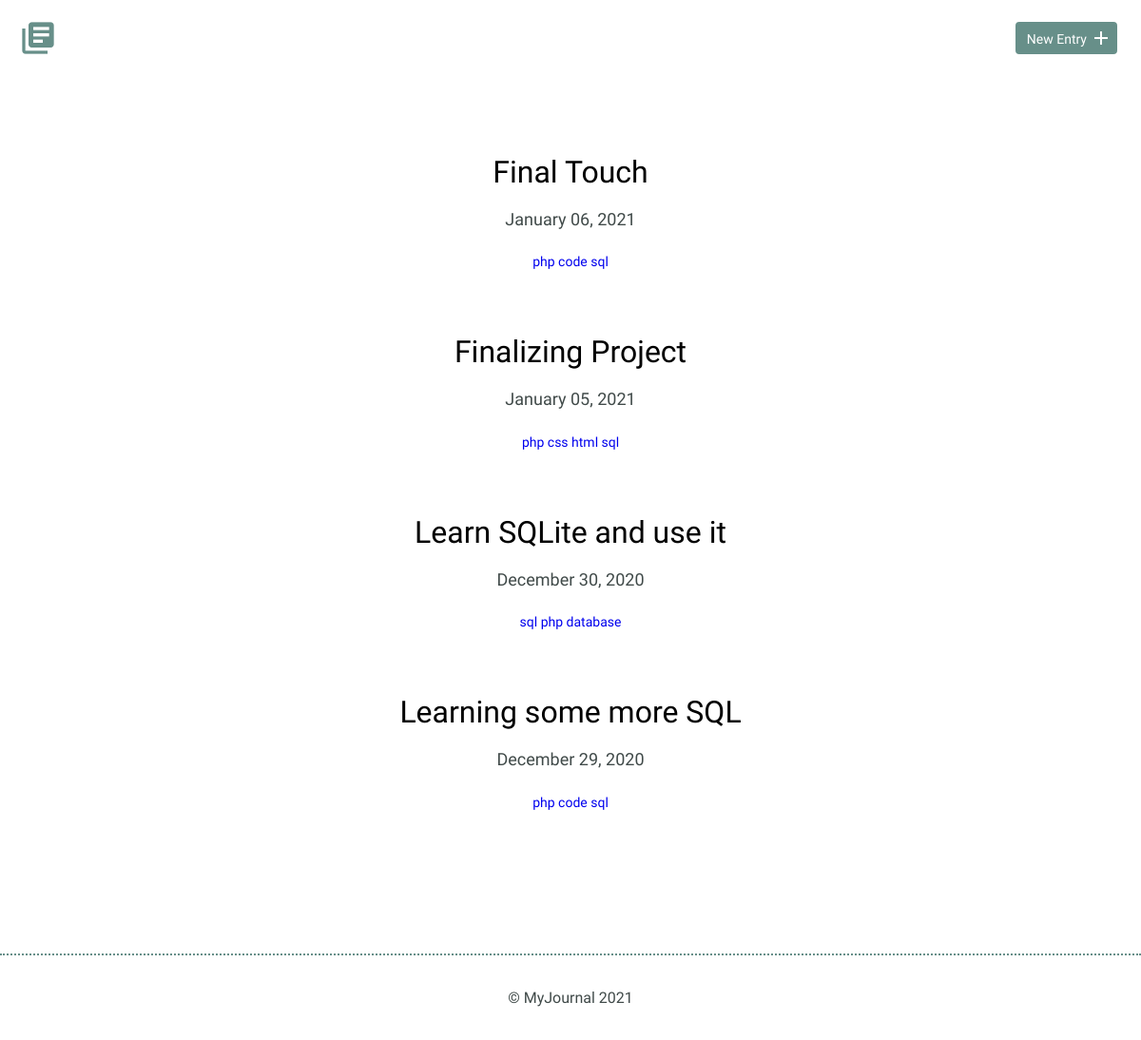
The page /index.php?tag=sql on the database its author committed.
### tables this page shows
CREATE TABLE "entries" (
	`id`	INTEGER,
	`title`	TEXT,
	`date`	TEXT,
	`time_spent`	INTEGER,
	`learned`	BLOB,
	`resources`	BLOB, tags TEXT,
	PRIMARY KEY(`id`)
);

### inc/functions.php (called while the page is built, shortened)
<?php
function get_journal_list_via_tag($tag) {
	include 'connection.php';
		$sql_tag = "%" . $tag . "%";
    $sql = "SELECT id, title, date, tags FROM entries WHERE tags LIKE ? ORDER BY date(date) DESC";
    try {
        $results = $db->prepare($sql);
        $results->bindValue(1, $sql_tag, PDO::PARAM_STR);
        $results->execute();
    } catch (Exception $e) {
        echo "Error!: " . $e->getMessage() . "<br />";
        return false;
    }
    return $results->fetchAll();
}

### index.php (the view, shortened to what this page needs)
<?php
include('inc/functions.php');
include('inc/header.php');
?>
        <section>
            <div class="container">
                <div class="entry-list">
                    <?php
                    if (isset($_GET['tag'])) {
                        $tag = trim(filter_input(INPUT_GET, 'tag', FILTER_SANITIZE_STRING));
                        foreach (get_journal_list_via_tag($tag) as $item) {
                            echo "<article>";
                            echo "<h2><a href='detail.php?id=" . $item['id'] . "'>" . $item['title'] . "</a></h2>";
                            echo "<p><time datetime='2016-01-31'>" . date('F d, Y', strtotime($item['date'])) . "</time></p>";
                            echo "<span id='tag_list'>";
                            $tag_arr = explode(" ", $item['tags']);
                            foreach ($tag_arr as $tag) {
                                echo "<a href='index.php?tag=$tag'>" . $tag . " " . "</a>";
                            }
                            echo "</span>";
                            echo "</article>";
                        }
                    }
                    ?>
                </div>
            </div>
        </section>
<?php
include('inc/footer.php');
?>

### css/site.css (style rules this page uses)
:root { --signal-red: #ff0000; }
body { font-size: 16px; color: #404a49; font-family: 'Cousine', serif; font-weight: 400; }
.container { margin: 0 auto; padding: 0 25px; }
h1, h2, h3 { margin: 0; font-weight: 400; line-height: 1em; color: #000; }
h2 { font-size: 32px; }
h2 a { text-decoration: none; color: #000; }
p { line-height: 1.8em; font-size: 18px; }
.entry-list, .edit-entry, .new-entry { max-width: 800px; margin: 0 auto; padding: 70px 0 150px 0; }
.entry-list article { margin-bottom: 70px; text-align: center; }
.entry-list article:last-child { margin-bottom: 0; }
.entry-list article h2 { margin-bottom: 8px; }
#tag_list { padding-top: 100px; font-size: 14px; color: blue; }
#tag_list a:link { text-decoration: none; }

### rows shown on the page
entries: title "Final Touch", date "January 06, 2021", tags "php", tags "code", tags "sql"
entries: title "Finalizing Project", date "January 05, 2021", tags "php", tags "css", tags "html", tags "sql"
entries: title "Learn SQLite and use it", date "December 30, 2020", tags "sql", tags "php", tags "database"
entries: title "Learning some more SQL", date "December 29, 2020", tags "php", tags "code", tags "sql"
